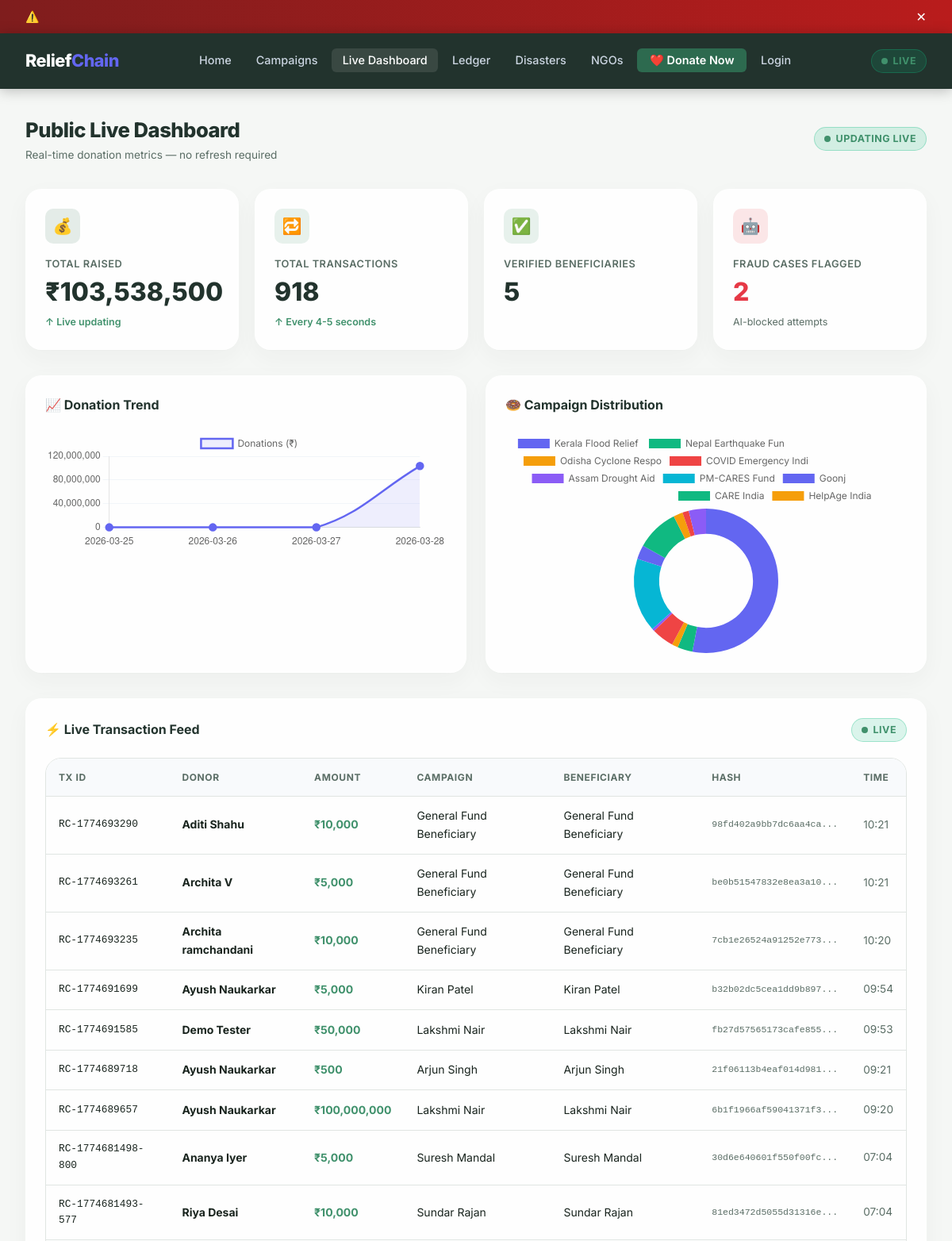
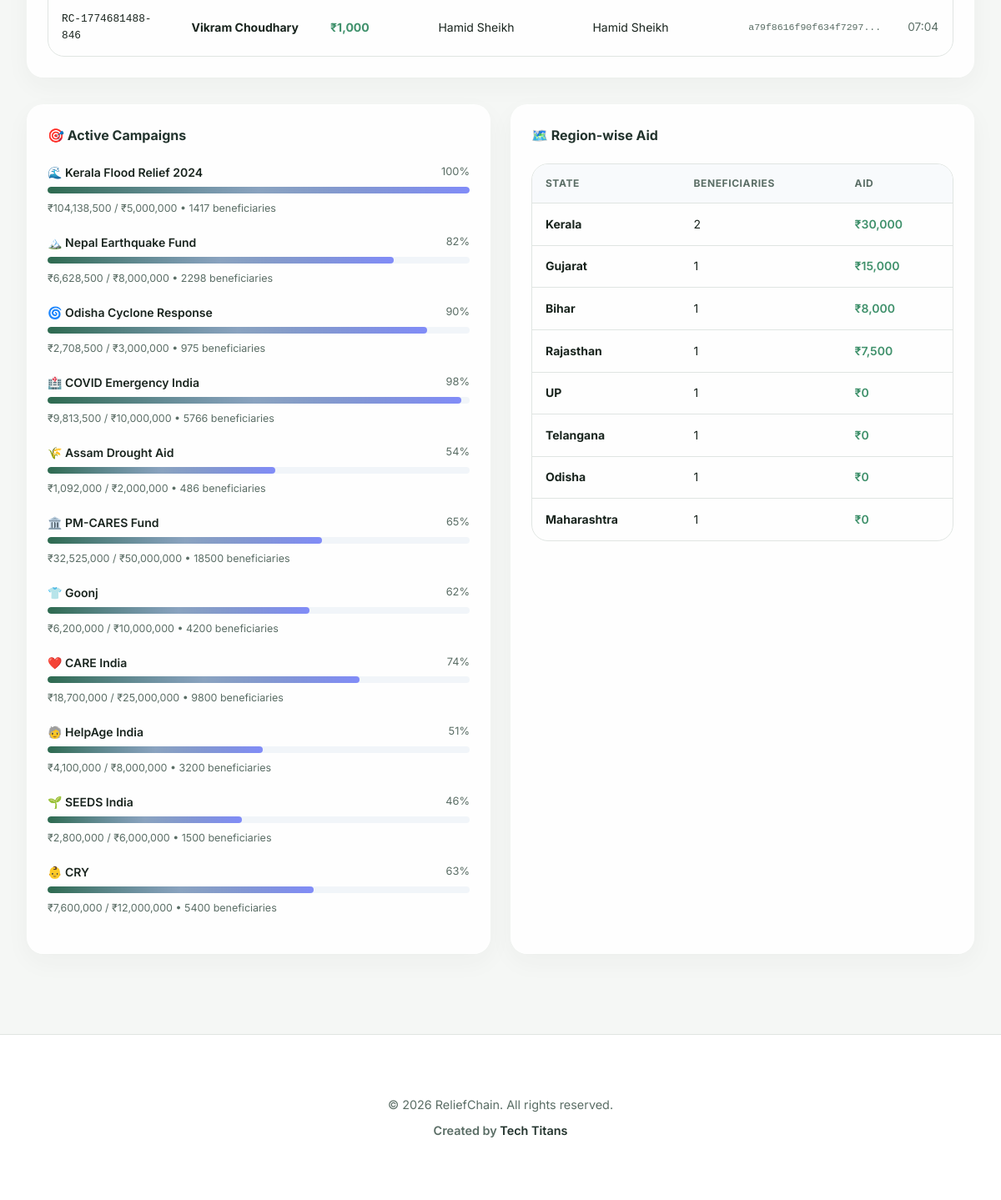
Screenshot of /public-dashboard with the database file from the repository (2 pictures, top to bottom).
### tables this page shows
CREATE TABLE donations (
            id INTEGER PRIMARY KEY AUTOINCREMENT,
            tx_id TEXT UNIQUE NOT NULL,
            donor_name TEXT NOT NULL,
            donor_email TEXT,
            amount INTEGER NOT NULL,
            campaign_id INTEGER,
            beneficiary TEXT,
            status TEXT DEFAULT 'completed',
            transaction_hash TEXT,
            payment_method TEXT DEFAULT 'UPI',
            timestamp DATETIME DEFAULT CURRENT_TIMESTAMP,
            FOREIGN KEY (campaign_id) REFERENCES campaigns(id)
        );

CREATE TABLE campaigns (
            id INTEGER PRIMARY KEY AUTOINCREMENT,
            name TEXT NOT NULL,
            description TEXT,
            target_amount INTEGER DEFAULT 1000000,
            raised_amount INTEGER DEFAULT 0,
            beneficiary_count INTEGER DEFAULT 0,
            region TEXT,
            category TEXT,
            status TEXT DEFAULT 'active',
            image_icon TEXT DEFAULT '🌊',
            created_at DATETIME DEFAULT CURRENT_TIMESTAMP
        );

CREATE TABLE beneficiaries (
            id INTEGER PRIMARY KEY AUTOINCREMENT,
            name TEXT NOT NULL,
            aadhaar TEXT NOT NULL,
            phone TEXT NOT NULL,
            address TEXT,
            state TEXT,
            trust_score INTEGER DEFAULT 50,
            status TEXT DEFAULT 'pending',
            campaign_id INTEGER,
            aid_amount INTEGER DEFAULT 0,
            flagged INTEGER DEFAULT 0,
            flag_reason TEXT,
            created_at DATETIME DEFAULT CURRENT_TIMESTAMP,
            FOREIGN KEY (campaign_id) REFERENCES campaigns(id)
        );

### app.py (the view)
@app.route('/public-dashboard')
def public_dashboard():
    db = get_db()
    c = db.cursor()
    c.execute("SELECT SUM(amount) as total, COUNT(*) as cnt FROM donations")
    row = c.fetchone()
    c.execute("SELECT COUNT(*) as cnt FROM beneficiaries WHERE status='verified'")
    ben_verified = c.fetchone()['cnt']
    c.execute("SELECT COUNT(*) as cnt FROM beneficiaries WHERE flagged=1")
    fraud_cases = c.fetchone()['cnt']
    c.execute("SELECT * FROM campaigns WHERE status='active'")
    active_campaigns = c.fetchall()
    c.execute("SELECT * FROM donations ORDER BY timestamp DESC LIMIT 10")
    recent = c.fetchall()
    c.execute("SELECT state, SUM(aid_amount) as total, COUNT(*) as cnt FROM beneficiaries GROUP BY state ORDER BY total DESC")
    region_data = c.fetchall()
    c.execute("SELECT DATE(timestamp) as d, SUM(amount) as s FROM donations GROUP BY DATE(timestamp) ORDER BY d DESC LIMIT 7")
    chart_rows = c.fetchall()
    chart_labels = [r['d'] for r in reversed(chart_rows)]
    chart_data = [int(r['s']) for r in reversed(chart_rows)]
    c.execute("SELECT name, raised_amount FROM campaigns WHERE status='active'")
    pie_rows = c.fetchall()
    pie_labels = [r['name'][:20] for r in pie_rows]
    pie_data = [int(r['raised_amount']) for r in pie_rows]
    return render_template('public_dashboard.html',
                           total_donations=int(row['total'] or 0),
                           total_txns=int(row['cnt'] or 0),
                           ben_verified=ben_verified,
                           fraud_cases=fraud_cases,
                           active_campaigns=active_campaigns,
                           recent_donations=recent,
                           region_data=region_data,
                           chart_labels=chart_labels,
                           chart_data=chart_data,
                           pie_labels=pie_labels,
                           pie_data=pie_data)

### app.py (called while the page is built)
@app.context_processor
def inject_now():
    return {'now': _dt.now}

def get_db():
    db = getattr(g, '_database', None)
    if db is None:
        db = g._database = sqlite3.connect(DATABASE, check_same_thread=False)
        db.row_factory = sqlite3.Row
    return db

@app.teardown_appcontext
def close_connection(exception):
    db = getattr(g, '_database', None)
    if db is not None:
        db.close()

### templates/public_dashboard.html (shortened to what this page needs)
{% extends 'base.html' %}
{% block content %}
<div class="container" style="padding-top:2rem;">
    <div class="page-header">
        <div>
            <h1 class="page-title">Public Live Dashboard</h1>
            <p class="text-muted text-sm">Real-time donation metrics — no refresh required</p>
        </div>
        <div class="live-badge"><span class="live-dot"></span> UPDATING LIVE</div>
    </div>
    <div class="stats-grid">
        <div class="stat-card">
            <div class="icon indigo">💰</div>
            <div class="title">Total Raised</div>
            <div class="value" id="live-total" data-val="{{ total_donations }}">₹{{ '{:,.0f}'.format(total_donations) }}</div>
            <div class="trend">↑ Live updating</div>
        </div>
        <div class="stat-card">
            <div class="icon green">🔁</div>
            <div class="title">Total Transactions</div>
            <div class="value" id="live-txcount" data-val="{{ total_txns }}">{{ total_txns }}</div>
            <div class="trend">↑ Every 4-5 seconds</div>
        </div>
        <div class="stat-card">
            <div class="icon green">✅</div>
            <div class="title">Verified Beneficiaries</div>
            <div class="value">{{ ben_verified }}</div>
        </div>
        <div class="stat-card">
            <div class="icon red">🤖</div>
            <div class="title">Fraud Cases Flagged</div>
            <div class="value" style="color:var(--danger);">{{ fraud_cases }}</div>
            <div style="font-size:0.78rem;color:var(--text-muted);margin-top:0.25rem;">AI-blocked attempts</div>
        </div>
    </div>
    <div class="grid-2" style="margin-bottom:2rem;">
        <div class="card">
            <div class="card-header">
                <span class="card-title">📈 Donation Trend</span>
            </div>
            <div class="chart-container">
                <canvas id="lineChart"></canvas>
            </div>
        </div>
        <div class="card">
            <div class="card-header">
                <span class="card-title">🍩 Campaign Distribution</span>
            </div>
            <div class="chart-container">
                <canvas id="pieChart"></canvas>
            </div>
        </div>
    </div>
    <div class="card" style="margin-bottom:2rem;">
        <div class="card-header">
            <span class="card-title">⚡ Live Transaction Feed</span>
            <div class="live-badge"><span class="live-dot"></span> LIVE</div>
        </div>
        <div class="table-wrap">
            <table>
                <thead><tr><th>TX ID</th><th>Donor</th><th>Amount</th><th>Campaign</th><th>Beneficiary</th><th>Hash</th><th>Time</th></tr></thead>
                <tbody id="live-feed-tbody">
                    {% for d in recent_donations %}
                    <tr>
                        <td class="td-mono">{{ d.tx_id }}</td>
                        <td><strong>{{ d.donor_name }}</strong></td>
                        <td style="color:var(--success);font-weight:700;">₹{{ '{:,.0f}'.format(d.amount) }}</td>
                        <td>{{ d.beneficiary or '—' }}</td>
                        <td>{{ d.beneficiary or '—' }}</td>
                        <td class="td-mono text-muted" style="font-size:0.72rem;">{{ d.transaction_hash[:20] if d.transaction_hash else '—' }}...</td>
                        <td class="text-sm text-muted">{{ d.timestamp[11:16] }}</td>
                    </tr>
                    {% endfor %}
                </tbody>
            </table>
        </div>
    </div>
    <div class="grid-2">
        <div class="card">
            <div class="card-header"><span class="card-title">🎯 Active Campaigns</span></div>
            {% for c in active_campaigns %}
            {% set pct = [(c.raised_amount / c.target_amount * 100)|int, 100]|min %}
            <div style="margin-bottom:1.25rem;">
                <div style="display:flex;justify-content:space-between;margin-bottom:0.35rem;">
                    <span style="font-weight:600;font-size:0.875rem;">{{ c.image_icon }} {{ c.name[:30] }}</span>
                    <span style="font-size:0.8rem;color:var(--text-muted);">{{ pct }}%</span>
                </div>
                <div class="progress-bar-wrap">
                    <div class="progress-bar" style="width:{{ pct }}%"></div>
                </div>
                <div style="font-size:0.78rem;color:var(--text-muted);margin-top:0.25rem;">₹{{ '{:,.0f}'.format(c.raised_amount) }} / ₹{{ '{:,.0f}'.format(c.target_amount) }} • {{ c.beneficiary_count }} beneficiaries</div>
            </div>
            {% endfor %}
        </div>
        <div class="card">
            <div class="card-header"><span class="card-title">🗺️ Region-wise Aid</span></div>
            <div class="table-wrap">
                <table>
                    <thead><tr><th>State</th><th>Beneficiaries</th><th>Aid</th></tr></thead>
                    <tbody>
                        {% for r in region_data %}
                        <tr>
                            <td><strong>{{ r.state }}</strong></td>
                            <td>{{ r.cnt }}</td>
                            <td style="color:var(--success);font-weight:600;">₹{{ '{:,.0f}'.format(r.total or 0) }}</td>
                        </tr>
                        {% else %}
                        <tr><td colspan="3" class="text-center text-muted">No data yet</td></tr>
                        {% endfor %}
                    </tbody>
                </table>
            </div>
        </div>
    </div>
</div>
{% endblock %}
{% block scripts %}
<script>
const lineLabels = {{ chart_labels|tojson|safe }};
const lineData = {{ chart_data|tojson|safe }};
const pieLabels = {{ pie_labels|tojson|safe }};
const pieData = {{ pie_data|tojson|safe }};
const chartDefaults = { responsive: true, maintainAspectRatio: false,
    plugins: { legend: { labels: { font: { family: 'Inter' } } } } };
new Chart(document.getElementById('lineChart'), {
    type: 'line',
    data: { labels: lineLabels.length ? lineLabels : ['Mon','Tue','Wed','Thu','Fri','Sat'],
        datasets: [{ label: 'Donations (₹)', data: lineData.length ? lineData : [1000,2500,3200,4100,3000,5200],
        borderColor: '#6366F1', backgroundColor: 'rgba(99,102,241,0.1)', borderWidth: 2.5,
        tension: 0.4, fill: true, pointRadius: 4, pointBackgroundColor: '#6366F1' }] },
    options: { ...chartDefaults, scales: { y: { beginAtZero:true, grid:{ color:'#F1F5F9' } }, x:{ grid:{ display:false } } } }
});
const palette = ['#6366F1','#10B981','#F59E0B','#EF4444','#8B5CF6','#06B6D4'];
new Chart(document.getElementById('pieChart'), {
    type: 'doughnut',
    data: { labels: pieLabels, datasets: [{ data: pieData, backgroundColor: palette, borderWidth: 0, hoverOffset: 8 }] },
    options: { ...chartDefaults, cutout: '65%' }
});
</script>
{% endblock %}

### rows the page displays
donations: tx_id "RC-1774693290", donor_name "Aditi Shahu", amount "10,000", beneficiary "General Fund Beneficiary", transaction_hash "98fd402a9bb7dc6aa4ca", timestamp "10:21"
donations: tx_id "RC-1774693261", donor_name "Archita V", amount "5,000", beneficiary "General Fund Beneficiary", transaction_hash "be0b51547832e8ea3a10", timestamp "10:21"
donations: tx_id "RC-1774693235", donor_name "Archita ramchandani", amount "10,000", beneficiary "General Fund Beneficiary", transaction_hash "7cb1e26524a91252e773", timestamp "10:20"
donations: tx_id "RC-1774691699", donor_name "Ayush Naukarkar", amount "5,000", beneficiary "Kiran Patel", transaction_hash "b32b02dc5cea1dd9b897", timestamp "09:54"
donations: tx_id "RC-1774691585", donor_name "Demo Tester", amount "50,000", beneficiary "Lakshmi Nair", transaction_hash "fb27d57565173cafe855", timestamp "09:53"
donations: tx_id "RC-1774689718", donor_name "Ayush Naukarkar", amount "500", beneficiary "Arjun Singh", transaction_hash "21f06113b4eaf014d981", timestamp "09:21"
donations: tx_id "RC-1774689657", donor_name "Ayush Naukarkar", amount "100,000,000", beneficiary "Lakshmi Nair", transaction_hash "6b1f1966af59041371f3", timestamp "09:20"
donations: tx_id "RC-1774681498-800", donor_name "Ananya Iyer", amount "5,000", beneficiary "Suresh Mandal", transaction_hash "30d6e640601f550f00fc", timestamp "07:04"
donations: tx_id "RC-1774681493-577", donor_name "Riya Desai", amount "10,000", beneficiary "Sundar Rajan", transaction_hash "81ed3472d5055d31316e", timestamp "07:04"
donations: tx_id "RC-1774681488-846", donor_name "Vikram Choudhary", amount "1,000", beneficiary "Hamid Sheikh", transaction_hash "a79f8616f90f634f7297", timestamp "07:04"
campaigns: image_icon "🌊", name "Kerala Flood Relief 2024", pct "100", raised_amount "104,138,500", target_amount "5,000,000", beneficiary_count "1417"
campaigns: image_icon "🏔️", name "Nepal Earthquake Fund", pct "82", raised_amount "6,628,500", target_amount "8,000,000", beneficiary_count "2298"
campaigns: image_icon "🌀", name "Odisha Cyclone Response", pct "90", raised_amount "2,708,500", target_amount "3,000,000", beneficiary_count "975"
campaigns: image_icon "🏥", name "COVID Emergency India", pct "98", raised_amount "9,813,500", target_amount "10,000,000", beneficiary_count "5766"
campaigns: image_icon "🌾", name "Assam Drought Aid", pct "54", raised_amount "1,092,000", target_amount "2,000,000", beneficiary_count "486"
campaigns: image_icon "🏛️", name "PM-CARES Fund", pct "65", raised_amount "32,525,000", target_amount "50,000,000", beneficiary_count "18500"
campaigns: image_icon "👕", name "Goonj", pct "62", raised_amount "6,200,000", target_amount "10,000,000", beneficiary_count "4200"
campaigns: image_icon "❤️", name "CARE India", pct "74", raised_amount "18,700,000", target_amount "25,000,000", beneficiary_count "9800"
campaigns: image_icon "🧓", name "HelpAge India", pct "51", raised_amount "4,100,000", target_amount "8,000,000", beneficiary_count "3200"
campaigns: image_icon "🌱", name "SEEDS India", pct "46", raised_amount "2,800,000", target_amount "6,000,000", beneficiary_count "1500"
campaigns: image_icon "👶", name "CRY", pct "63", raised_amount "7,600,000", target_amount "12,000,000", beneficiary_count "5400"
beneficiaries: state "Gujarat", cnt "1", aid_amount "15,000"
beneficiaries: state "Bihar", cnt "1", aid_amount "8,000"
beneficiaries: state "Rajasthan", cnt "1", aid_amount "7,500"
beneficiaries: state "UP", cnt "1", aid_amount "0"
beneficiaries: state "Telangana", cnt "1", aid_amount "0"
beneficiaries: state "Odisha", cnt "1", total "0"
beneficiaries: state "Maharashtra", cnt "1", total "0"

### other values shown
{{ '{:,.0f}'.format(total_donations) }} "103,538,500"
{{ total_txns }} "918"
{{ ben_verified }} "5"
{{ fraud_cases }} "2"
{{ r.state }} "Kerala"
{{ r.cnt }} "2"
{{ '{:,.0f}'.format(r.total or 0) }} "30,000"
chart data {{ chart_labels|tojson|safe }} ["2026-03-25", "2026-03-26", "2026-03-27", "2026-03-28"]
chart data {{ chart_data|tojson|safe }} [5000, 15500, 29000, 103489000]
chart data {{ pie_data|tojson|safe }} [104138500, 6628500, 2708500, 9813500, 1092000, 32525000, 6200000, 18700000, 4100000, 2800000, 7600000]
